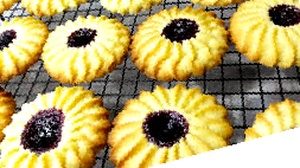
#> input picture data/train/baki_qurabiyesi/aug_download-1_rot15_contrast1.16_crop_85.jpg, 300 x 168 px; its folder holds only this picture in this run
$ python augment_minority_classes.py
#> lines starting #> are read from the running program, lines starting #| are printed output that depends on the picture
#!/usr/bin/env python3
"""
Aggressive data augmentation for minority classes.
Automatically finds classes with fewer than TARGET images and augments them.
"""

from pathlib import Path
from PIL import Image, ImageEnhance, ImageFilter
import random
import uuid
from typing import Dict, List, Optional

TARGET_IMAGES_PER_CLASS = 150  # Target after augmentation
IMAGE_PATTERNS = ("*.jpg", "*.jpeg", "*.png")


def collect_image_files(class_path: Path):
    """Return all supported image files in a class directory."""
    files = []
    for pattern in IMAGE_PATTERNS:
        files.extend(class_path.glob(pattern))
    return files


def compute_class_counts(data_path: Path) -> Dict[str, int]:
    """Count images per class directory."""
    counts = {}
    for class_dir in sorted(data_path.iterdir()):
        if class_dir.is_dir():
            counts[class_dir.name] = len(collect_image_files(class_dir))
#> pass 2 of the loop in compute_class_counts, `for class_dir in sorted(data_path.iterdir()):`:
#> pass 3 of the loop in compute_class_counts, `for class_dir in sorted(data_path.iterdir()):`:
    return counts


def detect_minority_classes(class_counts: Dict[str, int], target_count: int) -> List[str]:
    """Return classes that have fewer images than the target."""
    return sorted(
        [cls for cls, count in class_counts.items() if count < target_count],
        key=lambda cls: class_counts[cls]
    )


def augment_image(img, seed=None):
    """
    Apply random augmentation to an image
    """
    if seed is not None:
        random.seed(seed)

    augmentations = []

    # 1. Rotation (-30 to +30 degrees)
    if random.random() > 0.3:
        angle = random.randint(-30, 30)
        img = img.rotate(angle, fillcolor=(255, 255, 255))
        augmentations.append(f"rot{angle}")

    # 2. Horizontal flip
    if random.random() > 0.5:
        img = img.transpose(Image.FLIP_LEFT_RIGHT)
        augmentations.append("flip")

    # 3. Brightness adjustment
    if random.random() > 0.4:
        enhancer = ImageEnhance.Brightness(img)
        factor = random.uniform(0.7, 1.3)
        img = enhancer.enhance(factor)
        augmentations.append(f"bright{factor:.2f}")

    # 4. Contrast adjustment
    if random.random() > 0.4:
        enhancer = ImageEnhance.Contrast(img)
        factor = random.uniform(0.8, 1.2)
        img = enhancer.enhance(factor)
        augmentations.append(f"contrast{factor:.2f}")

    # 5. Color saturation
    if random.random() > 0.4:
        enhancer = ImageEnhance.Color(img)
        factor = random.uniform(0.8, 1.2)
        img = enhancer.enhance(factor)
        augmentations.append(f"color{factor:.2f}")

    # 6. Slight blur (for realism)
    if random.random() > 0.7:
        img = img.filter(ImageFilter.GaussianBlur(radius=random.uniform(0.5, 1.5)))
        augmentations.append("blur")

    # 7. Random crop and resize
    if random.random() > 0.5:
        width, height = img.size
        crop_percent = random.uniform(0.8, 0.95)

        new_width = int(width * crop_percent)
        new_height = int(height * crop_percent)

        left = random.randint(0, width - new_width)
        top = random.randint(0, height - new_height)

        img = img.crop((left, top, left + new_width, top + new_height))
        img = img.resize((width, height), Image.LANCZOS)
        augmentations.append("crop")

    # 8. Sharpness
    if random.random() > 0.6:
        enhancer = ImageEnhance.Sharpness(img)
        factor = random.uniform(0.8, 1.5)
        img = enhancer.enhance(factor)
        augmentations.append(f"sharp{factor:.2f}")

    return img, augmentations


def augment_class(class_dir, target_count=TARGET_IMAGES_PER_CLASS):
    """
    Augment a single class directory to reach target count
    """
    class_path = Path(class_dir)
    class_name = class_path.name

    # Get existing images
    existing_images = collect_image_files(class_path)

    if not existing_images:
        print(f"  ⚠️  No images found in {class_name}")
        return 0

    current_count = len(existing_images)
    needed = target_count - current_count

    if needed <= 0:
        print(f"  ✅ {class_name}: Already has {current_count} images (target: {target_count})")
        return 0

    print(f"  🔄 {class_name}: {current_count} → {target_count} ({needed} new images)")

    generated = 0
    attempts = 0
    max_attempts = needed * 3  # Safety limit

    while generated < needed and attempts < max_attempts:
        # Pick random source image
        source_img_path = random.choice(existing_images)

        try:
            # Load and augment
            img = Image.open(source_img_path).convert('RGB')
            aug_img, aug_list = augment_image(img)

            # Save with descriptive name
            aug_suffix = "_".join(aug_list[:3]) if aug_list else "base"
            aug_name = f"aug_{source_img_path.stem}_{aug_suffix}_{uuid.uuid4().hex[:6]}.jpg"
            save_path = class_path / aug_name

            aug_img.save(save_path, quality=95)
            generated += 1

        except Exception as e:
            print(f"    ⚠️  Error augmenting {source_img_path.name}: {e}")

        attempts += 1

    print(f"    ✅ Generated {generated} augmented images")
    return generated


def augment_dataset(
    data_dir="data/train",
    target_count=TARGET_IMAGES_PER_CLASS,
    specific_classes: Optional[List[str]] = None,
):
    """
    Augment all minority classes in the dataset
    """
    data_path = Path(data_dir)

    if not data_path.exists():
        print(f"❌ Directory not found: {data_dir}")
        return

    class_counts = compute_class_counts(data_path)
    if not class_counts:
        print(f"❌ No class folders found in {data_path}")
        return

    if specific_classes:
        classes_to_augment = []
        for class_name in specific_classes:
            class_dir = data_path / class_name
            if not class_dir.exists():
                print(f"  ⚠️  Class directory not found: {class_name}")
                continue
            classes_to_augment.append(class_name)
    else:
        classes_to_augment = detect_minority_classes(class_counts, target_count)

    if not classes_to_augment:
        print("=" * 80)
        print("✅ All classes already meet or exceed the target image count!")
        print("=" * 80)
        return

    print("=" * 80)
    print("🔄 DATA AUGMENTATION FOR MINORITY CLASSES")
    print("=" * 80)
    print(f"\n📁 Dataset: {data_path}")
    print(f"🎯 Target: {target_count} images per class")
    source_msg = "auto-detected (below target)" if not specific_classes else "manual selection"
    print(f"🏷️  Classes to augment: {len(classes_to_augment)} [{source_msg}]")
    for class_name in classes_to_augment:
        current = class_counts.get(class_name, 0)
        print(f"   - {class_name:25s} {current:4d} images")
    print()

    total_generated = 0

    for class_name in classes_to_augment:
        class_dir = data_path / class_name

        if not class_dir.exists():
            print(f"  ⚠️  Class directory not found: {class_name}")
            continue

        generated = augment_class(class_dir, target_count)
#> in augment_class, img is the input picture: PIL image 300x168 RGB; mean R, G, B 183, 166.9, 106.3
#> in augment_image, `img = img.rotate(angle, fillcolor=(255, 255, 255))`:
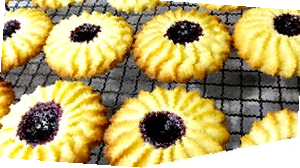
#> img: PIL image 300x168 RGB; mean R, G, B 183.9, 168.3, 109.5
#> in augment_image, `img = img.filter(ImageFilter.GaussianBlur(radius=random.uniform(0.5, 1..`:
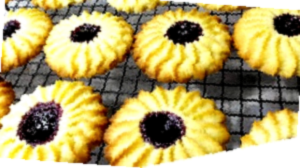
#> img: PIL image 300x168 RGB; mean R, G, B 180.2, 165, 105
#> in augment_class, `aug_img, aug_list = augment_image(img)`: aug_list = ['rot-4', 'bright0.99', 'contrast1.13', 'color0.94', 'blur']
        total_generated += generated
        print()
#> pass 2 of the loop in augment_dataset, `for class_name in classes_to_augment:`:
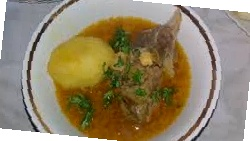
#> input picture data/train/bozbash/aug_download-1_rot6_flip_contrast1.11_b061d2.jpg, 250 x 141 px
#> in augment_class, img is the input picture: PIL image 250x141 RGB; mean R, G, B 147.3, 133.5, 107.1
#> in augment_class (call 2), `aug_img, aug_list = augment_image(img)`:
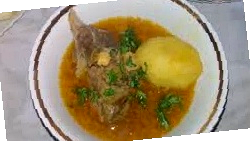
#> aug_img: PIL image 250x141 RGB; mean R, G, B 162.6, 146.5, 116.2
#> aug_list = ['rot0', 'flip', 'bright1.12', 'color1.04', 'sharp1.01']
#> pass 3 of the loop in augment_dataset, `for class_name in classes_to_augment:`:
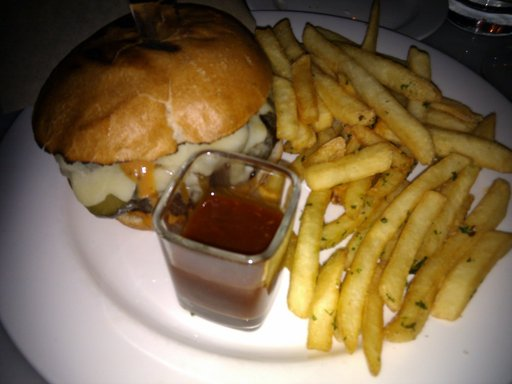
#> input picture data/train/burger/13915.jpg, 512 x 384 px
#> in augment_class, img is the input picture: PIL image 512x384 RGB; mean R, G, B 128.7, 107.3, 75.3
#> in augment_class (call 3), `aug_img, aug_list = augment_image(img)`:
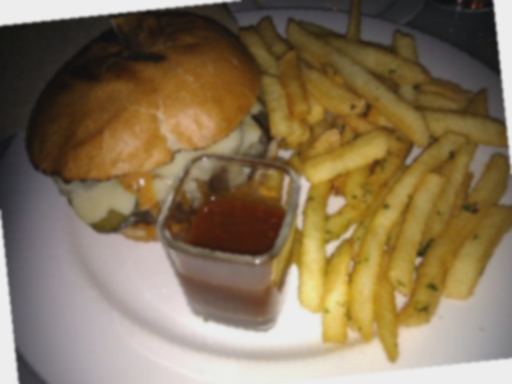
#> aug_img: PIL image 512x384 RGB; mean R, G, B 134.3, 115.7, 87.6
#> aug_list = ['rot6', 'contrast0.87', 'blur']

    print("=" * 80)
    print(f"✅ AUGMENTATION COMPLETE")
    print(f"📊 Total new images generated: {total_generated}")
    print("=" * 80)
    print()
    print("📋 NEXT STEPS:")
    print("1. Run dataset analysis again:")
    print("   python data_analysis.py")
    print()
    print("2. Retrain model with balanced dataset:")
    print("   python train.py --use_class_weights")
    print()


if __name__ == "__main__":
    import argparse

    parser = argparse.ArgumentParser(description="Augment minority classes")
    parser.add_argument(
        "--data_dir",
        type=str,
        default="data/train",
        help="Path to training data directory"
    )
    parser.add_argument(
        "--target",
        type=int,
        default=TARGET_IMAGES_PER_CLASS,
        help="Target number of images per class"
    )
    parser.add_argument(
        "--classes",
        nargs="+",
        default=None,
        help="Optional list of classes to augment (defaults to all classes below target)"
    )

    args = parser.parse_args()
    augment_dataset(args.data_dir, args.target, args.classes)
